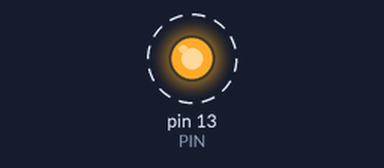
Simulated run of this sketch. Board: Arduino Uno, built with avr-gcc and run on an emulated ATmega328P. On the bench: output pins drawn as LEDs (lit = HIGH). Dashed ring = blinking.

Above: at 0.1 s.
Timing chart, 0 to 3.0 s (numbered marks = the images above):
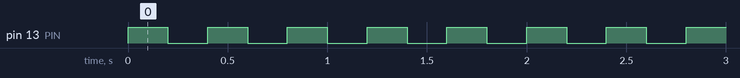

Measured:
- by itself, pin 13 (PIN): alternates HIGH for 0.20 s and LOW for 0.20 s

The sketch:

ArduinoLED.ino
```cpp
/**
 * Arduino LED ON/OFF
 *
 * - setup:
 *  - LED Plus: 13 PIN
 *  - LED Minux: GND
 */
static int PIN = 13;
static int DURATION = 200;

void setup() {
  pinMode(PIN, OUTPUT);
}

void loop() {
  on();
  off();
}

void on() {
  digitalWrite(PIN, HIGH);
  wait();
}

void off() {
  digitalWrite(PIN, LOW);
  wait();
}

void wait() {
  delay(DURATION);
}
```
